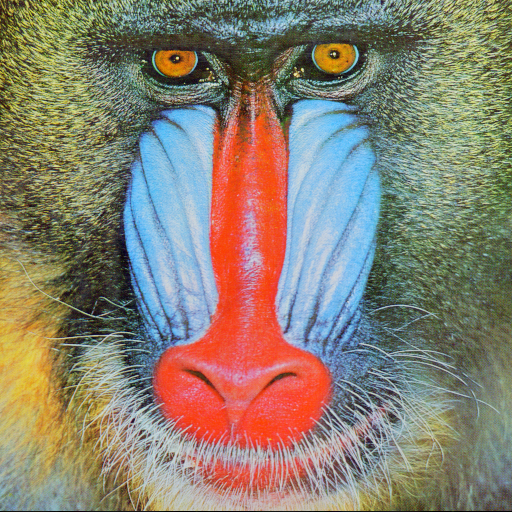
//> input picture images/baboon.ppm, 512 x 512 px, given in place of video.mp4, which was not available
$ ./Video_Ex3   (built with g++ and OpenCV 4)
//> lines starting //> are read from the running program, lines starting //| are printed output that depends on the picture; pictures that were not available may be replaced by others from this repository, and a replacement may not be noted
#include <iostream>
#include <opencv2/opencv.hpp>

using namespace cv;
using namespace std;

// variables for settings:
// Watermark
Mat watermarkImage = imread("../../static/images/baboon.ppm", IMREAD_UNCHANGED);
int watermarkSize = watermarkImage.rows * watermarkImage.cols;

// YUV
double Wr = 0.299;
double Wb = 0.114;
double Wg = 1 - Wr - Wb;
double Umax = 0.436;
double Vmax = 0.615;

// Histogram
int histSize = 256;
float range[] = {0, 256};

// Gaussian Blur / Blur
int kernelSize = 5;
double sigma = 3;

// Threshold
int threshold = 156;

// [20 lines left out: function applyWatermark, not called in this run]
Mat toYuv(Mat frame)
{

    for (int i = 0; i < frame.rows; i++)
    {
        for (int j = 0; j < frame.cols; j++)
        {

            // Get RGB values
            Vec3b rgb = frame.at<Vec3b>(i, j);
            double r = rgb[2] / 255.0;
            double g = rgb[1] / 255.0;
            double b = rgb[0] / 255.0;

            // Convert RGB to YUV
            double y = Wr * r + Wg * g + Wb * b;
            double u = Umax * ((b - y) / (1 - Wb));
            double v = Vmax * ((r - y) / (1 - Wr));

            // Set YUV values for 4:4:4
            frame.at<Vec3b>(i, j)[0] = y * 255;
            frame.at<Vec3b>(i, j)[1] = (u + 0.5) * 255;
            frame.at<Vec3b>(i, j)[2] = (v + 0.5) * 255;
        }
    }
    return frame;
}

// [76 lines left out: function showHistogram, not called in this run]

Mat applyGrayScale(Mat frame)
{
    for (int i = 0; i < frame.rows; i++)
    {
        for (int j = 0; j < frame.cols; j++)
        {
            Vec3b rgb = frame.at<Vec3b>(i, j);
            int gray = (int)(0.299 * rgb[2] + 0.587 * rgb[1] + 0.114 * rgb[0]);
            frame.at<Vec3b>(i, j) = Vec3b(gray, gray, gray);
        }
    }
    return frame;
}

Mat applyEqualization(Mat frame)
{
    Mat src(frame.rows, frame.cols, CV_8UC1);
    Mat hsv;
    cvtColor(frame, hsv, COLOR_BGR2HSV);

    Mat channels[3];
    split(hsv, channels);

    int histSize = 256;
    float range[] = {0, 256};
    const float *histRange = {range};
    Mat hist;
    calcHist(&channels[2], 1, 0, Mat(), hist, 1, &histSize, &histRange, true, false);

    equalizeHist(channels[2], channels[2]);

    Mat merged;
    merge(channels, 3, merged);

    Mat dst;
    cvtColor(merged, dst, COLOR_HSV2BGR);

    memcpy(frame.data, dst.data, frame.rows * frame.cols * 3);
    return frame;
}

// [117 lines left out: functions applyGaussianBlur, applyBlur, applyThreshold, not called in this run]
int main()
{
    // Open the video file (replace "video.mp4" with your video file)
    VideoCapture cap("../../static/videos/video.mp4");

    if (!cap.isOpened())
    {
        std::cerr << "Error: Could not open video file." << std::endl;
        return -1;
    }

    namedWindow("Video", WINDOW_NORMAL);

    bool WatermarkControl = false;
    bool YUVControl = false;
    bool HistogramControl = false;
    bool GrayControl = false;
    bool EqualizeHistControl = false;
    bool GaussianControl = false;
    bool BlurControl = false;
    bool ThresholdControl = false;
    while (true)
    {
        Mat frame; // RGB frame
        // Read a frame from the video
        cap >> frame;
//> frame is the input picture: 512 rows x 512 cols, CV_8UC3; mean B, G, R 113.1, 128.9, 137.4

        // Check for end of video
        if (frame.empty())
        {
            break;
        }

        if (WatermarkControl)
        {
            frame = applyWatermark(frame);
        }
        if (YUVControl)
        {
            frame = toYuv(frame);
        }
        if (HistogramControl)
        {
            showHistogram(frame);
        }
        if (GrayControl)
        {
            frame = applyGrayScale(frame);
        }
        if (EqualizeHistControl)
        {
            frame = applyEqualization(frame);
        }
        if (GaussianControl)
        {
            frame = applyGaussianBlur(frame);
        }
        if (BlurControl)
        {
            frame = applyBlur(frame);
        }
        if (ThresholdControl)
        {
            frame = applyThreshold(frame);
        }

        imshow("Video", frame);

        char key = waitKey(30);
//> the key 'y' is pressed
//> after the loop in toYuv, `for (int i = 0; i < frame.rows; i++)`:
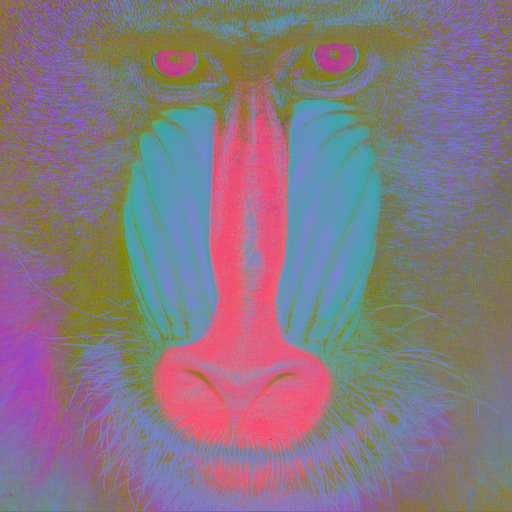
//> frame: 512 rows x 512 cols, CV_8UC3; mean B, G, R 129.1, 118.9, 133.8
//> the key 'g' is pressed
//> after the loop in applyGrayScale, `for (int i = 0; i < frame.rows; i++)`:
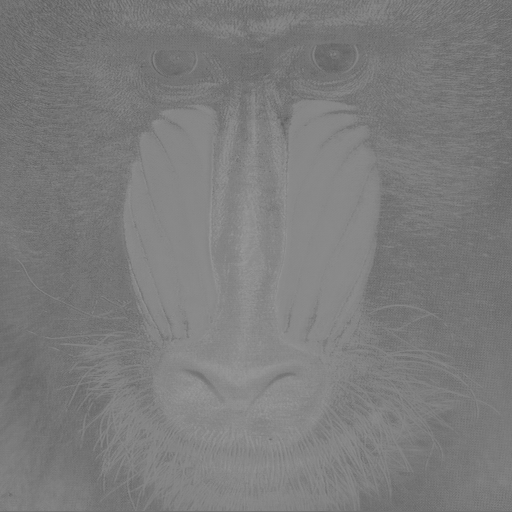
//> frame: 512 rows x 512 cols, CV_8UC3; min 91, max 154, mean 124
//> the key 'e' is pressed
//> in applyEqualization, `cvtColor(frame, hsv, COLOR_BGR2HSV);`: hsv: 512 rows x 512 cols, CV_8UC3; mean H, S, V 0, 0, 124
//> in applyEqualization, `split(hsv, channels);`: channels[0]: 512 rows x 512 cols, CV_8UC1; every value is 0
//> in applyEqualization, `calcHist(&channels[2], 1, 0, Mat(), hist, 1, &histSize, &histRange, tr..`: hist = 256 values, max 13168 at index 136, min 0 at index 0, mean 1024
//> in applyEqualization, `equalizeHist(channels[2], channels[2]);`:
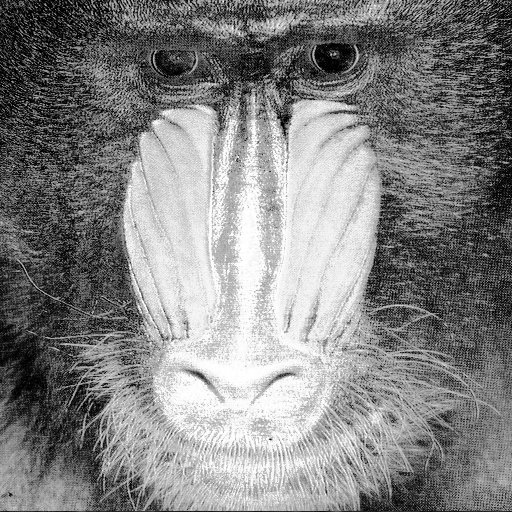
//> channels[2]: 512 rows x 512 cols, CV_8UC1; min 0, max 255, mean 131.5
//> in applyEqualization, `merge(channels, 3, merged);`: merged: 512 rows x 512 cols, CV_8UC3; mean H, S, V 0, 0, 131.5
//> the 'e' key is pressed
        if (key == 27)
        { // Exit when the Esc key is pressed
            break;
        }
        if (key == 'y')
        {
            YUVControl = !YUVControl;
        }
        if (key == 'w')
        {
            WatermarkControl = !WatermarkControl;
        }
        if (key == 'h')
        {
            HistogramControl = !HistogramControl;
        }
        if (key == 'g')
        {
            GrayControl = !GrayControl;
        }
        if (key == 'e')
        {
            EqualizeHistControl = !EqualizeHistControl;
        }
        if (key == 'b')
        {
            GaussianControl = !GaussianControl;
        }
        if (key == 'f')
        {
            BlurControl = !BlurControl;
        }
        if (key == 't')
        {
            ThresholdControl = !ThresholdControl;
        }
    }

    cap.release();
    destroyAllWindows();

    return 0;
}

$ run again, on images/anemone.ppm
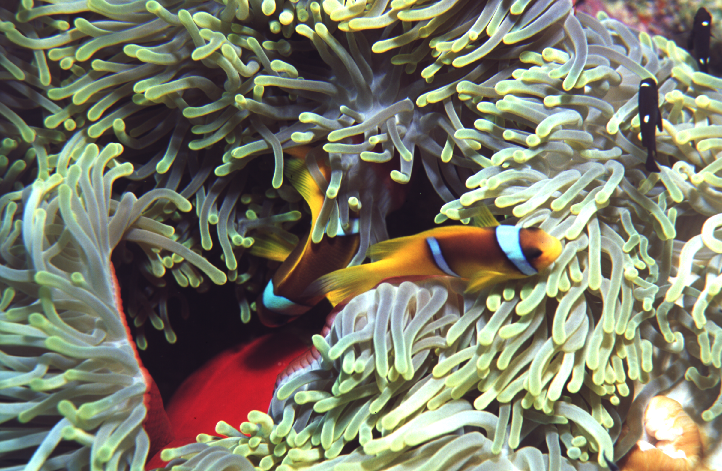
//> input picture images/anemone.ppm, 722 x 471 px, given in place of video.mp4, which was not available
//> frame is the input picture: 471 rows x 722 cols, CV_8UC3; mean B, G, R 105.7, 125.1, 124.1
//> after the loop in applyGrayScale, `for (int i = 0; i < frame.rows; i++)`:
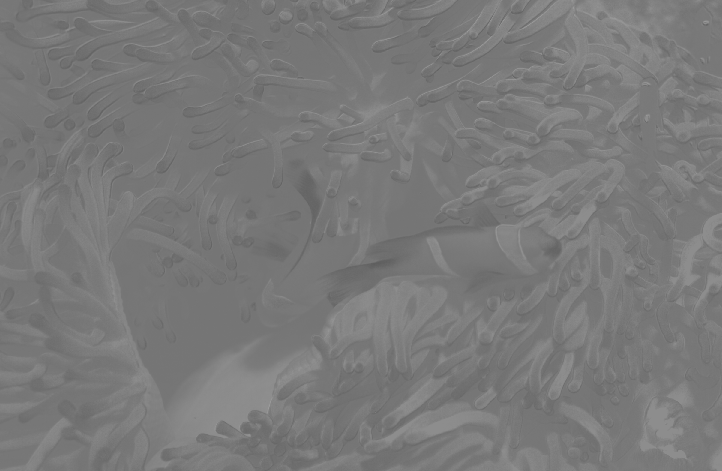
//> frame: 471 rows x 722 cols, CV_8UC3; min 94, max 156, mean 121.5
//> hsv: 471 rows x 722 cols, CV_8UC3; mean H, S, V 0, 0, 121.5
//> hist = 256 values, max 38263 at index 118, min 0 at index 0, mean 1328.4
//> in applyEqualization, `equalizeHist(channels[2], channels[2]);`:
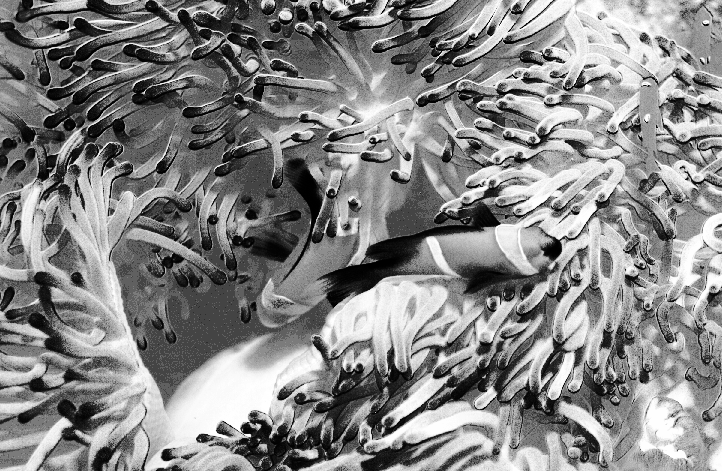
//> channels[2]: 471 rows x 722 cols, CV_8UC1; min 0, max 255, mean 134.4
//> merged: 471 rows x 722 cols, CV_8UC3; mean H, S, V 0, 0, 134.4
